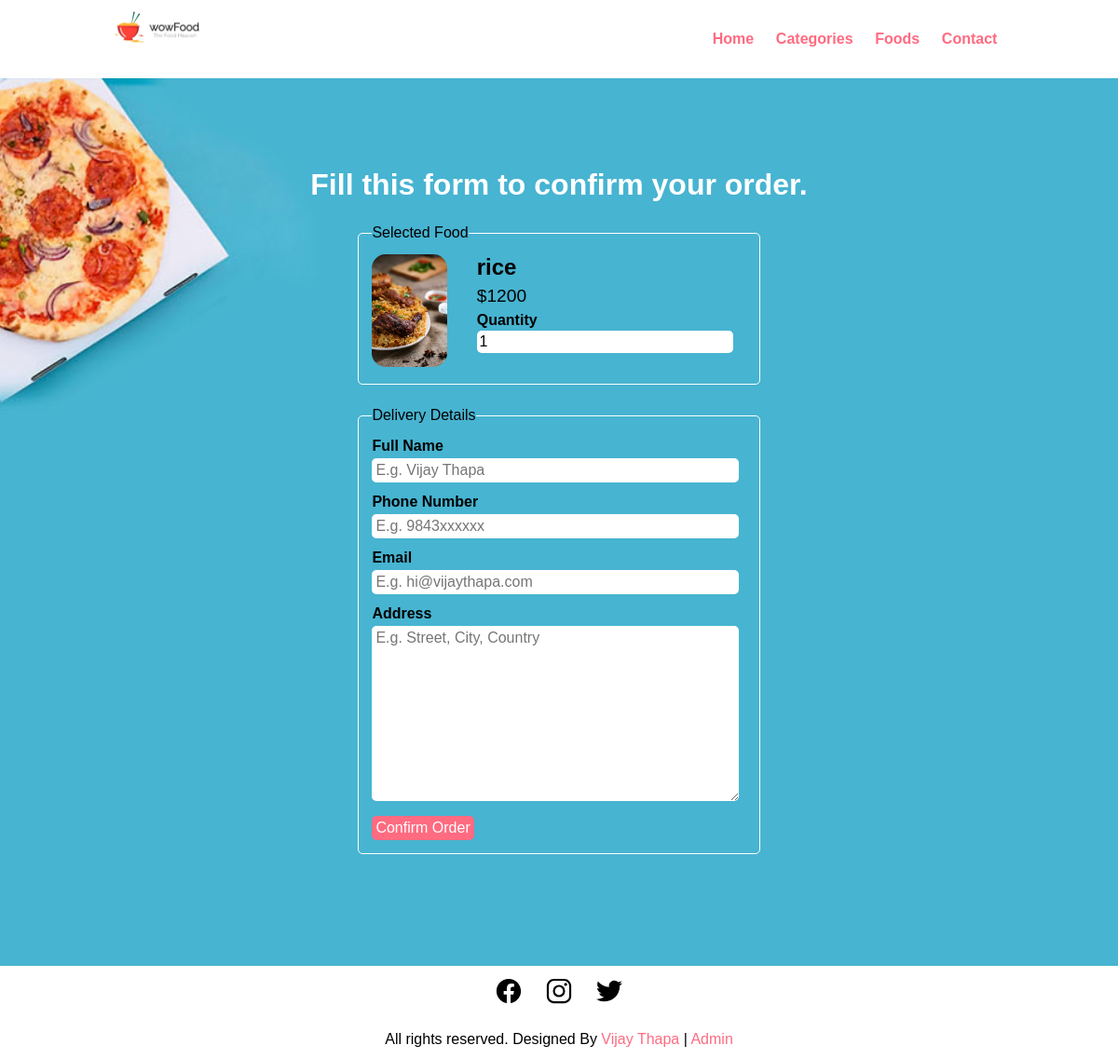
Screenshot of /order.php?food_id=1715608800 with the database file from the repository.
### tables this page shows
CREATE TABLE `food` (
  `id` int(11) NOT NULL,
  `unique_id` int(11) NOT NULL,
  `title` varchar(255) NOT NULL,
  `price` double NOT NULL,
  `description` varchar(255) NOT NULL,
  `image_name` varchar(255) NOT NULL,
  `category_id` int(11) NOT NULL,
  `featured` varchar(10) NOT NULL,
  `active` varchar(10) NOT NULL
);

### order.php (the view, shortened to what this page needs)
<?php include "partials/header.php" ?>
<?php
if(isset($_GET['food_id'])){
    $food_id = $_GET['food_id'];
    $sql = mysqli_query($conn, "SELECT * FROM food WHERE unique_id = $food_id");
    $food = mysqli_fetch_assoc($sql);
}else{
    header('Location: index.php');
}
?>
    <section class="food-search">
        <div class="container">
            <h2 class="text-center text-white">Fill this form to confirm your order.</h2>
            <form  class="order" method="POST" id="order-form">
                <fieldset>
                    <legend>Selected Food</legend>
                    <div class="food-menu-img" >
                        <img src="uploads/<?php echo $food['image_name'] ?>" alt="" class="img-responsive img-curve">
                    </div>
                    <div class="food-menu-desc">
                        <h3><?php echo $food['title'] ?></h3>
                        <p class="food-price">$<?php echo $food['price'] ?></p>
                        <div class="order-label">Quantity</div>
                        <input type="number" name="qty" class="input-responsive" value="1" required>
                    </div>
                </fieldset>
                <fieldset>
                    <legend>Delivery Details</legend>
                    <div class="order-label">Full Name</div>
                    <input type="text" name="full-name" placeholder="E.g. Vijay Thapa" class="input-responsive" required>
                    <div class="order-label">Phone Number</div>
                    <input type="tel" name="contact" placeholder="E.g. 9843xxxxxx" class="input-responsive" required>
                    <div class="order-label">Email</div>
                    <input type="email" name="email" placeholder="E.g. hi@vijaythapa.com" class="input-responsive" required>
                    <div class="order-label">Address</div>
                    <textarea name="address" rows="10" placeholder="E.g. Street, City, Country" class="input-responsive" required></textarea>
                    <input type="submit" name="submit" value="Confirm Order" class="btn btn-primary" id="order">
                </fieldset>
            </form>
        </div>
    </section>
    <?php  include_once "partials/footer.php" ?>

### css/style.css (style rules this page uses)
* { margin: 0 0; padding: 0 0; font-family: Arial, Helvetica, sans-serif; }
.container { width: 80%; margin: 0 auto; padding: 1%; }
.img-responsive { width: 100%; }
.img-curve { border-radius: 15px; }
.text-center { text-align: center; }
.text-white { color: white; }
.btn { padding: 1%; border: none; font-size: 1rem; border-radius: 5px; }
.btn-primary { background-color: #ff6b81; color: white; cursor: pointer; }
h2 { color: #2f3542; font-size: 2rem; margin-bottom: 2%; }
h3 { font-size: 1.5rem; }
fieldset { border: 1px solid white; margin: 5%; padding: 3%; border-radius: 5px; }
.food-search { background-image: url(../images/bg.jpg); background-size: cover; background-repeat: no-repeat; background-position: center; padding: 7% 0; }
.food-menu-img { width: 20%; float: left; }
.food-menu-desc { width: 70%; float: left; margin-left: 8%; }
.food-price { font-size: 1.2rem; margin: 2% 0; }
.order { width: 50%; margin: 0 auto; }
.input-responsive { width: 96%; padding: 1%; margin-bottom: 3%; border: none; border-radius: 5px; font-size: 1rem; }
.order-label { margin-bottom: 1%; font-weight: bold; }

### rows the page displays
food: image_name (picture), title "rice", price "1200"
